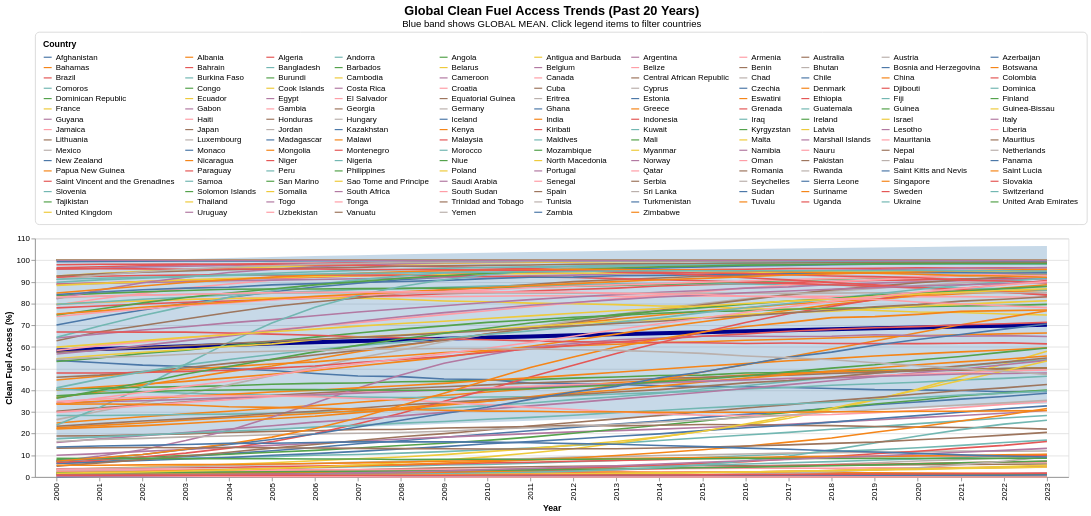

Write notebook code for a chart like this one.
### Code cell
country_selection = alt.selection_multi(
    fields=['location'],
    bind='legend'
)

country_lines = alt.Chart(fuel_by_year).mark_line(size=2).encode(
    x=alt.X('year:O', title='Year'),
    y=alt.Y('clean_fuel_access_pct:Q', title='Clean Fuel Access (%)'),
    color=alt.Color('location:N', 
                    title='Country',
                    legend=alt.Legend(
                        orient='top',
                        columns=11,
                        symbolLimit=0,
                        labelLimit=150
                    )),
    opacity=alt.condition(country_selection, alt.value(1), alt.value(0.05)),
    strokeWidth=alt.condition(country_selection, alt.value(3), alt.value(1)),
    tooltip=['location', 'year', alt.Tooltip('clean_fuel_access_pct:Q', format='.2f', title='Clean Fuel Access (%)')]
).add_selection(
    country_selection
).transform_filter(
    country_selection
)

global_stats = alt.Chart(fuel_by_year).transform_aggregate(
    mean_access='mean(clean_fuel_access_pct)',
    sd_access='stdev(clean_fuel_access_pct)',
    groupby=['year']
).transform_calculate(
    lower='datum.mean_access - datum.sd_access',
    upper='datum.mean_access + datum.sd_access'
)

confidence_band = global_stats.mark_area(opacity=0.3, color='steelblue').encode(
    x='year:O',
    y='lower:Q',
    y2='upper:Q'
)

global_mean = global_stats.mark_line(size=5, color='darkblue').encode(
    x='year:O',
    y=alt.Y('mean_access:Q', title='Clean Fuel Access (%)'),
    tooltip=[
        alt.Tooltip('year:O', title='Year'),
        alt.Tooltip('mean_access:Q', format='.2f', title='Global Mean (%)')
    ]
)

chart1 = (confidence_band + global_mean + country_lines).properties(
    width=1300,
    height=300,
    title={
        'text': 'Global Clean Fuel Access Trends (Past 20 Years)',
        'subtitle': 'Blue band shows GLOBAL MEAN. Click legend items to filter countries'
    }
).configure_title(
    fontSize=16
).configure_legend(
    strokeColor='lightgray',
    fillColor='white',
    padding=10,
    cornerRadius=5
)

chart1

### Figure 1 — Vega-Lite specification as saved in the notebook (floating-point values rounded to 4 significant figures; data arrays with more than 128 entries replaced by an {"elided": "..."} marker saying what was removed)
{"config": {"view": {"continuousWidth": 300, "continuousHeight": 300}, "legend": {"cornerRadius": 5, "fillColor": "white", "padding": 10, "strokeColor": "lightgray"}, "title": {"fontSize": 16}}, "layer": [{"mark": {"type": "area", "color": "steelblue", "opacity": 0.3}, "encoding": {"x": {"field": "year", "type": "ordinal"}, "y": {"field": "lower", "type": "quantitative"}, "y2": {"field": "upper"}}, "transform": [{"aggregate": [{"op": "mean", "field": "clean_fuel_access_pct", "as": "mean_access"}, {"op": "stdev", "field": "clean_fuel_access_pct", "as": "sd_access"}], "groupby": ["year"]}, {"calculate": "datum.mean_access - datum.sd_access", "as": "lower"}, {"calculate": "datum.mean_access + datum.sd_access", "as": "upper"}]}, {"mark": {"type": "line", "color": "darkblue", "size": 5}, "encoding": {"tooltip": [{"field": "year", "title": "Year", "type": "ordinal"}, {"field": "mean_access", "format": ".2f", "title": "Global Mean (%)", "type": "quantitative"}], "x": {"field": "year", "type": "ordinal"}, "y": {"field": "mean_access", "title": "Clean Fuel Access (%)", "type": "quantitative"}}, "transform": [{"aggregate": [{"op": "mean", "field": "clean_fuel_access_pct", "as": "mean_access"}, {"op": "stdev", "field": "clean_fuel_access_pct", "as": "sd_access"}], "groupby": ["year"]}, {"calculate": "datum.mean_access - datum.sd_access", "as": "lower"}, {"calculate": "datum.mean_access + datum.sd_access", "as": "upper"}]}, {"mark": {"type": "line", "size": 2}, "encoding": {"color": {"field": "location", "legend": {"columns": 11, "labelLimit": 150, "orient": "top", "symbolLimit": 0}, "title": "Country", "type": "nominal"}, "opacity": {"condition": {"param": "param_1", "value": 1}, "value": 0.05}, "strokeWidth": {"condition": {"param": "param_1", "value": 3}, "value": 1}, "tooltip": [{"field": "location", "type": "nominal"}, {"field": "year", "type": "quantitative"}, {"field": "clean_fuel_access_pct", "format": ".2f", "title": "Clean Fuel Access (%)", "type": "quantitative"}], "x": {"field": "year", "title": "Year", "type": "ordinal"}, "y": {"field": "clean_fuel_access_pct", "title": "Clean Fuel Access (%)", "type": "quantitative"}}, "name": "view_1", "transform": [{"filter": {"param": "param_1"}}]}], "data": {"name": "data-64fd6fc00abe885d7d545538c0d4b261"}, "height": 300, "params": [{"name": "param_1", "select": {"type": "point", "fields": ["location"]}, "bind": "legend", "views": ["view_1"]}], "title": {"text": "Global Clean Fuel Access Trends (Past 20 Years)", "subtitle": "Blue band shows GLOBAL MEAN. Click legend items to filter countries"}, "width": 1300, "$schema": "https://vega.github.io/schema/vega-lite/v5.8.0.json", "datasets": {"data-64fd6fc00abe885d7d545538c0d4b261": {"elided": "4128 records"}}}
